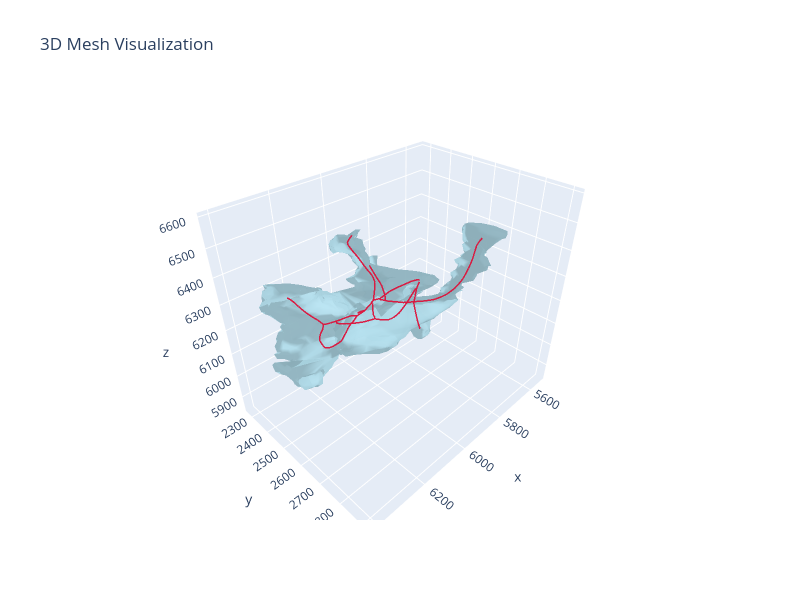

Notebook code for this chart:
### Markdown cell above
## Load Mesh and skeleton

### Code cell
spine_idx = 67
mcf_qst = 0.5
mcf_mcst = 10
obj_name = f"TS{spine_idx}"
skeleton_name = f"TS{spine_idx}_qst{mcf_qst}_mcst{mcf_mcst}"
mm = MeshManager(mesh_path=f"../data/mesh/processed/{obj_name}_simplified.obj")
raw_skeleton = SkeletonGraph.from_txt(f"../data/mcf_skeletons/{skeleton_name}.polylines.txt")
raw_skeleton.prune_short_branches_inplace(10)
mm.visualize_mesh_3d(skel=raw_skeleton)

### Figure 1 — Plotly figure (JSON) as saved in the notebook; plotly's stock layout.template omitted (floating-point values rounded to 4 significant figures; data arrays with more than 128 entries replaced by an {"elided": "..."} marker saying what was removed)
{"data": [{"color": "lightblue", "i": {"elided": "3394 int values"}, "j": {"elided": "3394 int values"}, "k": {"elided": "3394 int values"}, "name": "Mesh", "opacity": 0.8, "type": "mesh3d", "x": {"elided": "1694 float values"}, "y": {"elided": "1694 float values"}, "z": {"elided": "1694 float values"}}, {"line": {"color": "crimson", "width": 3}, "mode": "lines", "name": "Skeleton 0", "opacity": 0.95, "showlegend": false, "type": "scatter3d", "x": {"elided": "774 float values"}, "y": {"elided": "774 float values"}, "z": {"elided": "774 float values"}}], "layout": {"autosize": false, "height": 600, "scene": {"aspectmode": "data", "xaxis": {"visible": true}, "yaxis": {"visible": true}, "zaxis": {"visible": true}}, "title": {"text": "3D Mesh Visualization"}, "width": 800}}
